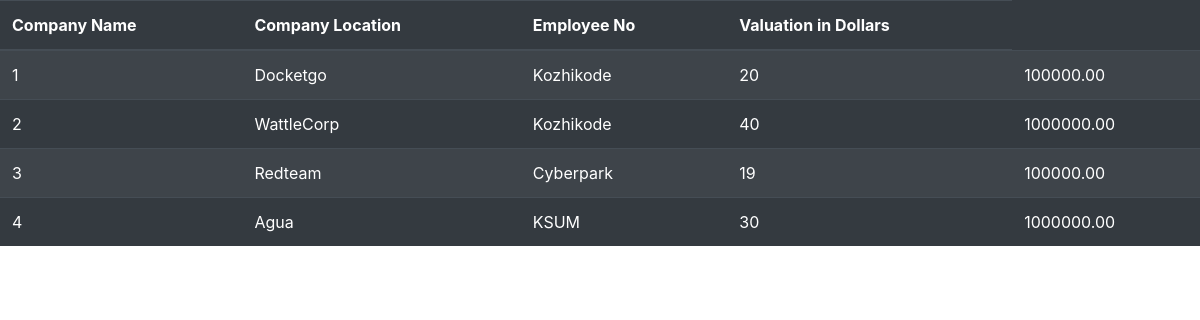
/companies/, run on the app's committed database.
### data_table/models.py (models this page shows)
class Companies(models.Model):
    company_name = models.CharField(max_length=255)
    company_location = models.CharField(max_length=255)
    employee_no = models.IntegerField()
    valuation_in_dollars = models.DecimalField(max_digits=10, decimal_places=2)

### data_table/views.py (the view)
# urls.py: path('companies/',model_list)
def model_list(request):
    data = Companies.objects.all()
    return render(request, 'list.html', {'data': data})

### templates/list.html (shortened to what this page needs)
<!DOCTYPE html>
<html>
<head>
    <link rel="stylesheet" type="text/css" href="https://cdn.datatables.net/v/bs4/dt-1.11.5/datatables.min.css"/>
    <link rel="stylesheet" href="https://cdn.jsdelivr.net/npm/bootstrap@4.3.1/dist/css/bootstrap.min.css">
</head>
<body>
    <table  id="your-datatable" class="table table-striped table-dark">
        <thead>
            <tr>
                <th>Company Name</th>
                <th>Company Location</th>
                <th>Employee No</th>
                <th>Valuation in Dollars</th>
            </tr>
        </thead>
        <tbody>
            {% for item in data %}
                <tr>
                    <td>{{ item.id }}</td>
                    <td>{{ item.company_name }}</td>
                    <td>{{ item.company_location }}</td>
                    <td>{{ item.employee_no }}</td>
                    <td>{{ item.valuation_in_dollars }}</td>
                </tr>
            {% endfor %}
        </tbody>
    </table>
</body>
</html>

### data on the page
Companies: id "1", company_name "Docketgo", company_location "Kozhikode", employee_no "20", valuation_in_dollars "100000.00"
Companies: id "2", company_name "WattleCorp", company_location "Kozhikode", employee_no "40", valuation_in_dollars "1000000.00"
Companies: id "3", company_name "Redteam", company_location "Cyberpark", employee_no "19", valuation_in_dollars "100000.00"
Companies: id "4", company_name "Agua", company_location "KSUM", employee_no "30", valuation_in_dollars "1000000.00"
